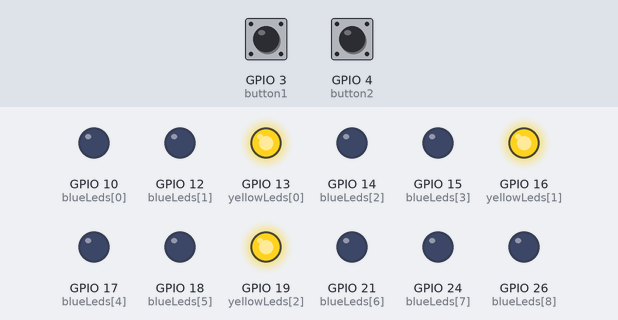
Simulated run of this program. Board: Raspberry Pi (BCM pin numbers). On the bench: output pins drawn as LEDs (lit = HIGH). The inputs (shaded band) are chosen by the test bench; at power-on: GPIO 3 (button1) HIGH, GPIO 4 (button2) LOW.

Above: at 1.2 s.
1.3 s: GPIO 3 (button1) pulled LOW for 0.15 s
At 1.39 s:
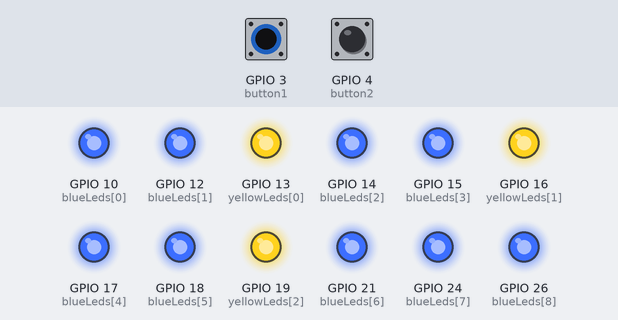
2.9 s: GPIO 4 (button2) pulled HIGH for 0.15 s
At 2.99 s:
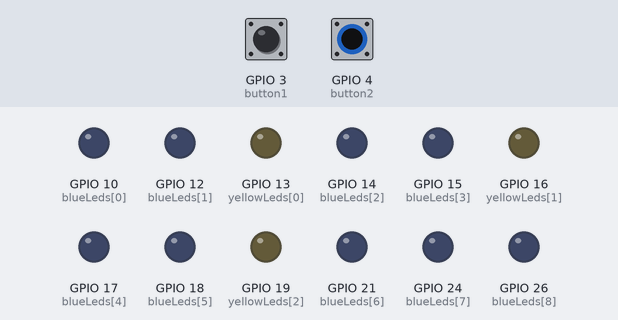
4.5 s: GPIO 3 (button1) pulled LOW for 3.2 s
At 4.8 s:
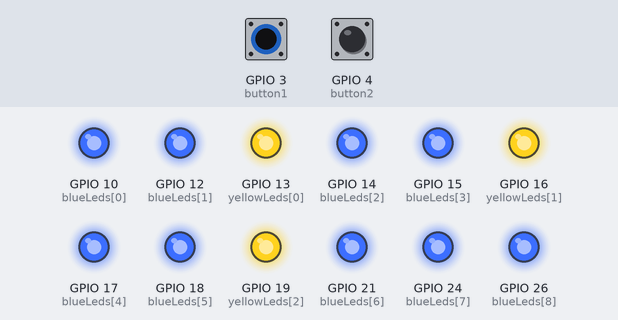
Timing chart, 0 to 9.2 s (numbered marks = the images above; inputs shaded):
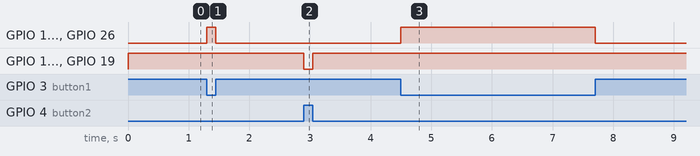

Measured:
- after the input at 1.3 s, GPIO 10 (blueLeds[0]), GPIO 12 (blueLeds[1]), GPIO 14 (blueLeds[2]), GPIO 15 (blueLeds[3]), GPIO 17 (blueLeds[4]), GPIO 18 (blueLeds[5]), GPIO 21 (blueLeds[6]), GPIO 24 (blueLeds[7]), GPIO 26 (blueLeds[8]): LOW → HIGH at once, → LOW 0.15 s later
- after the input at 2.9 s, GPIO 13 (yellowLeds[0]), GPIO 16 (yellowLeds[1]), GPIO 19 (yellowLeds[2]): HIGH → LOW at once, → HIGH 0.15 s later
- after the input at 4.5 s, GPIO 10 (blueLeds[0]), GPIO 12 (blueLeds[1]), GPIO 14 (blueLeds[2]), GPIO 15 (blueLeds[3]), GPIO 17 (blueLeds[4]), GPIO 18 (blueLeds[5]), GPIO 21 (blueLeds[6]), GPIO 24 (blueLeds[7]), GPIO 26 (blueLeds[8]): LOW → HIGH at once, → LOW 3.2 s later

The program:

function.py
```python
import RPi.GPIO as GPIO


def isPressed(btn, led):
    if GPIO.input(btn) == False:
        GPIO.output(led, GPIO.HIGH)
    else:
        GPIO.output(led, GPIO.LOW)


button1 = 3
button2 = 4


blueLeds = [10, 12, 14, 15, 17, 18, 21, 24, 26]
yellowLeds = [13, 16, 19]

GPIO.setmode(GPIO.BCM)
GPIO.setup(button1, GPIO.IN)
GPIO.setup(button2, GPIO.IN)
GPIO.setup(blueLeds[:], GPIO.OUT)
GPIO.setup(yellowLeds[:], GPIO.OUT)

try:
    while True:
        isPressed(button1, blueLeds[:])
        isPressed(button2, yellowLeds[:])
except KeyboardInterrupt:
    print('The program was stopped by keyboard.')
finally:
    GPIO.cleanup()
    print('GPIO cleanup completed.')
```
